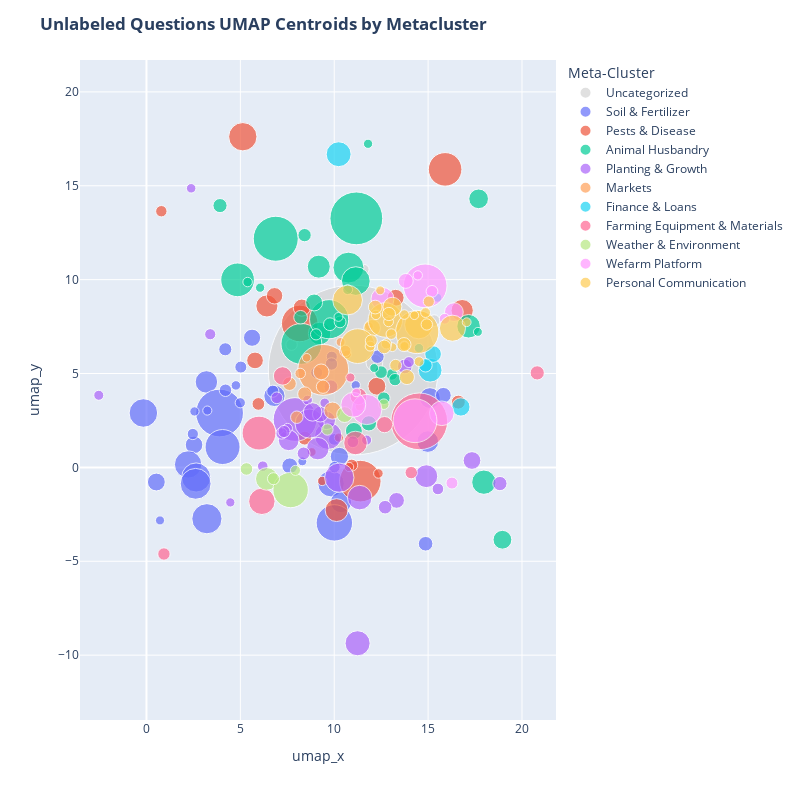

The code cell stored with this chart in its notebook:
### Markdown cell above
## Unlabeled questions
This section explores question trends in the unlabeled questions in English, which consists of 643,148 questions-- about 42% of the total number of unlabeled questions. It is evident that non-English questions are more likely to lack a tag, as English questions represent 50.1% of unique questions overall.

These questions were clustered using minimal text cleaning, sentence embeddings (`all-MiniLM-L6-v2`), 5-dimensional UMAP, and HDBSCAN, with a second pass applied to noise (`-1`) questions and metaclusters created for interpretability.

Below, cluster centroids are plotted by their 2D UMAP coordinates, with point sizes normalized to the number of samples in each cluster and color-coded by metacluster. Clicking a metacluster in the legend will hide the others, allowing closer inspection of a single metacluster. Some clusters (e.g., **Personal Communication**) appear very close together in semantic space. For clusters like **Pests & Disease**, subjective inspection shows the metacluster is fairly cohesive; however, the different types of pests (insects, parasites, and monkeys) are likely well-separated from each other, as well as from bacterial diseases.

### Code cell
plot_umap_centroids(unlabeled_df, title="Unlabeled Questions UMAP Centroids by Metacluster", size_scale=1)

### Figure 1 — Plotly figure (JSON) as saved in the notebook; plotly's stock layout.template omitted (floating-point values rounded to 4 significant figures; data arrays with more than 128 entries replaced by an {"elided": "..."} marker saying what was removed)
{"data": [{"customdata": [[-1, -1, "Uncategorized", 157906], [66, -1, "Uncategorized", 1534], [104, -1, "Uncategorized", 742], [105, -1, "Uncategorized", 516], [127, -1, "Uncategorized", 724], [170, -1, "Uncategorized", 812]], "hovertemplate": "legend_title=Uncategorized<br>umap_x=%{x:.2f}<br>umap_y=%{y:.2f}<br>scaled_size=%{marker.size}<br>cluster=%{customdata[0]}<br>meta_label=%{customdata[1]}<br>meta_label_titles=%{customdata[2]}<br>size=%{customdata[3]}<extra></extra>", "legendgroup": "Uncategorized", "marker": {"color": "lightgray", "size": [157906, 1534, 742, 516, 724, 812], "sizemode": "area", "sizeref": 10.97, "symbol": "circle"}, "mode": "markers", "name": "Uncategorized", "orientation": "v", "selected": {"marker": {"opacity": 1}}, "showlegend": true, "type": "scatter", "unselected": {"marker": {"opacity": 0.15}}, "x": [11.01, 12.14, 15.32, 11.6, 7.727, 8.409], "xaxis": "x", "y": [5.184, 5.577, 7.819, 10.55, 6.537, 7.966], "yaxis": "y"}, {"customdata": {"elided": "39x4 mixed values"}, "hovertemplate": "legend_title=Soil & Fertilizer<br>umap_x=%{x:.2f}<br>umap_y=%{y:.2f}<br>scaled_size=%{marker.size}<br>cluster=%{customdata[0]}<br>meta_label=%{customdata[1]}<br>meta_label_titles=%{customdata[2]}<br>size=%{customdata[3]}<extra></extra>", "legendgroup": "Soil & Fertilizer", "marker": {"color": "#636EFA", "size": [4472, 1744, 1699, 4998, 4116, 4655, 1618, 2770, 12474, 6711, 1842, 3845, 2469, 7273, 2374, 2565, 2471, 1173, 454, 940, 5219, 1382, 694, 494, 577, 854, 457, 475, 473, 717, 785, 660, 750, 1361, 793, 847, 816, 445, 994], "sizemode": "area", "sizeref": 10.97, "symbol": "circle"}, "mode": "markers", "name": "Soil & Fertilizer", "orientation": "v", "selected": {"marker": {"opacity": 1}}, "showlegend": true, "type": "scatter", "unselected": {"marker": {"opacity": 0.15}}, "x": [-0.165, 0.5257, 2.534, 3.218, 2.217, 2.647, 5.624, 3.192, 3.894, 4.051, 10.27, 9.83, 10.36, 10.01, 15.1, 14.98, 6.815, 14.87, 0.7202, 4.197, 2.618, 7.632, 2.469, 4.762, 4.996, 4.207, 3.24, 2.556, 11.14, 10.01, 9.067, 9.872, 10.0, 15.81, 5.025, 9.853, 6.728, 8.3, 12.3], "xaxis": "x", "y": [2.898, -0.7787, 1.199, -2.735, 0.1562, -0.5374, 6.906, 4.552, 2.897, 1.085, 0.5802, -0.8664, -1.849, -2.955, 3.693, 1.376, 3.805, -4.067, -2.824, 6.29, -0.8747, 0.08226, 1.778, 4.368, 3.442, 4.108, 3.027, 2.98, 4.376, 0.01367, 5.046, 5.9, 1.49, 3.84, 5.343, 5.509, 4.059, 0.3215, 5.896], "yaxis": "y"}, {"customdata": [[1, 2, "Pests & Disease", 4401], [7, 2, "Pests & Disease", 2716], [9, 2, "Pests & Disease", 6176], [13, 2, "Pests & Disease", 1561], [34, 2, "Pests & Disease", 2678], [35, 2, "Pests & Disease", 1522], [45, 2, "Pests & Disease", 1757], [46, 2, "Pests & Disease", 7357], [47, 2, "Pests & Disease", 1611], [48, 2, "Pests & Disease", 9467], [85, 2, "Pests & Disease", 712], [99, 2, "Pests & Disease", 888], [107, 2, "Pests & Disease", 421], [131, 2, "Pests & Disease", 503], [133, 2, "Pests & Disease", 1065], [140, 2, "Pests & Disease", 481], [144, 2, "Pests & Disease", 1049], [150, 2, "Pests & Disease", 1490], [165, 2, "Pests & Disease", 458], [166, 2, "Pests & Disease", 2877], [168, 2, "Pests & Disease", 788], [169, 2, "Pests & Disease", 474]], "hovertemplate": "legend_title=Pests & Disease<br>umap_x=%{x:.2f}<br>umap_y=%{y:.2f}<br>scaled_size=%{marker.size}<br>cluster=%{customdata[0]}<br>meta_label=%{customdata[1]}<br>meta_label_titles=%{customdata[2]}<br>size=%{customdata[3]}<extra></extra>", "legendgroup": "Pests & Disease", "marker": {"color": "#EF553B", "size": [4401, 2716, 6176, 1561, 2678, 1522, 1757, 7357, 1611, 9467, 712, 888, 421, 503, 1065, 481, 1049, 1490, 458, 2877, 788, 474], "sizemode": "area", "sizeref": 10.97, "symbol": "circle"}, "mode": "markers", "name": "Pests & Disease", "orientation": "v", "selected": {"marker": {"opacity": 1}}, "showlegend": true, "type": "scatter", "unselected": {"marker": {"opacity": 0.15}}, "x": [5.131, 16.81, 15.91, 13.27, 6.415, 5.781, 12.27, 8.164, 8.273, 11.39, 0.791, 5.961, 8.805, 12.35, 16.61, 9.358, 8.432, 6.823, 10.25, 10.13, 10.93, 10.79], "xaxis": "x", "y": [17.61, 8.351, 15.87, 9.035, 8.599, 5.698, 4.323, 7.667, 8.51, -0.7313, 13.64, 3.38, 0.8207, -0.3216, 3.476, -0.7219, 1.556, 9.139, 1.588, -2.275, 0.1205, 0.02146], "yaxis": "y"}, {"customdata": {"elided": "33x4 mixed values"}, "hovertemplate": "legend_title=Animal Husbandry<br>umap_x=%{x:.2f}<br>umap_y=%{y:.2f}<br>scaled_size=%{marker.size}<br>cluster=%{customdata[0]}<br>meta_label=%{customdata[1]}<br>meta_label_titles=%{customdata[2]}<br>size=%{customdata[3]}<extra></extra>", "legendgroup": "Animal Husbandry", "marker": {"color": "#00CC96", "size": [1936, 6217, 3239, 11107, 2123, 3045, 1567, 15273, 2779, 5245, 2899, 4518, 9156, 8404, 1569, 470, 1096, 438, 495, 972, 467, 900, 877, 1280, 693, 722, 885, 1026, 537, 769, 433, 440, 832], "sizemode": "area", "sizeref": 10.97, "symbol": "circle"}, "mode": "markers", "name": "Animal Husbandry", "orientation": "v", "selected": {"marker": {"opacity": 1}}, "showlegend": true, "type": "scatter", "unselected": {"marker": {"opacity": 0.15}}, "x": [18.96, 4.852, 17.97, 6.885, 17.69, 17.16, 11.05, 11.18, 9.221, 10.76, 9.176, 11.15, 8.251, 9.728, 8.929, 11.8, 3.917, 17.65, 5.387, 8.421, 6.051, 9.77, 12.64, 11.84, 9.033, 13.07, 12.49, 8.206, 10.71, 10.31, 10.23, 12.13, 13.24], "xaxis": "x", "y": [-3.853, 9.989, -0.7874, 12.18, 14.3, 7.517, 1.944, 13.26, 7.129, 10.64, 10.69, 9.924, 6.578, 7.891, 8.784, 17.24, 13.94, 7.219, 9.872, 12.37, 9.571, 7.627, 3.685, 2.346, 7.085, 4.95, 5.074, 7.995, 9.469, 7.752, 8.014, 5.293, 4.674], "yaxis": "y"}, {"customdata": {"elided": "34x4 mixed values"}, "hovertemplate": "legend_title=Planting & Growth<br>umap_x=%{x:.2f}<br>umap_y=%{y:.2f}<br>scaled_size=%{marker.size}<br>cluster=%{customdata[0]}<br>meta_label=%{customdata[1]}<br>meta_label_titles=%{customdata[2]}<br>size=%{customdata[3]}<extra></extra>", "legendgroup": "Planting & Growth", "marker": {"color": "#AB63FA", "size": [3449, 4731, 2862, 1722, 4088, 2778, 3305, 10479, 2350, 1833, 4679, 550, 1119, 740, 496, 684, 1364, 1010, 1176, 753, 905, 525, 470, 616, 561, 524, 757, 1058, 720, 1372, 527, 1860, 808, 655], "sizemode": "area", "sizeref": 10.97, "symbol": "circle"}, "mode": "markers", "name": "Planting & Growth", "orientation": "v", "selected": {"marker": {"opacity": 1}}, "showlegend": true, "type": "scatter", "unselected": {"marker": {"opacity": 0.15}}, "x": [11.24, 10.27, 14.91, 17.34, 9.683, 9.125, 11.36, 7.914, 7.576, 9.581, 8.688, -2.541, 18.82, 15.52, 2.38, 3.395, 13.32, 12.71, 13.76, 10.99, 8.368, 8.578, 4.465, 6.193, 11.72, 7.515, 6.942, 9.821, 7.191, 9.261, 9.496, 8.85, 7.326, 13.98], "xaxis": "x", "y": [-9.367, -0.5473, -0.4682, 0.3678, 1.683, 1.001, -1.609, 2.551, 1.443, 2.502, 2.335, 3.84, -0.8605, -1.148, 14.86, 7.093, -1.758, -2.121, 5.378, 1.363, 0.7447, 3.586, -1.865, 0.06507, 1.457, 2.085, 3.707, 4.294, 1.812, 2.837, 3.432, 2.955, 1.911, 5.61], "yaxis": "y"}, {"customdata": [[74, 5, "Markets", 14195], [122, 5, "Markets", 1014], [132, 5, "Markets", 610], [148, 5, "Markets", 448], [174, 5, "Markets", 1626], [176, 5, "Markets", 972], [184, 5, "Markets", 856], [185, 5, "Markets", 1098], [204, 5, "Markets", 1366], [205, 5, "Markets", 414], [206, 5, "Markets", 423], [207, 5, "Markets", 411], [208, 5, "Markets", 710], [209, 5, "Markets", 448]], "hovertemplate": "legend_title=Markets<br>umap_x=%{x:.2f}<br>umap_y=%{y:.2f}<br>scaled_size=%{marker.size}<br>cluster=%{customdata[0]}<br>meta_label=%{customdata[1]}<br>meta_label_titles=%{customdata[2]}<br>size=%{customdata[3]}<extra></extra>", "legendgroup": "Markets", "marker": {"color": "#FFA15A", "size": [14195, 1014, 610, 448, 1626, 972, 856, 1098, 1366, 414, 423, 411, 710, 448], "sizemode": "area", "sizeref": 10.97, "symbol": "circle"}, "mode": "markers", "name": "Markets", "orientation": "v", "selected": {"marker": {"opacity": 1}}, "showlegend": true, "type": "scatter", "unselected": {"marker": {"opacity": 0.15}}, "x": [9.414, 7.617, 8.187, 11.36, 9.908, 9.4, 8.006, 8.429, 9.304, 8.534, 10.68, 11.85, 10.59, 10.34], "xaxis": "x", "y": [5.196, 4.459, 5.002, 3.251, 3.024, 4.298, 2.673, 3.913, 5.088, 5.838, 6.023, 7.518, 6.205, 6.677], "yaxis": "y"}, {"customdata": [[17, 6, "Finance & Loans", 1835], [18, 6, "Finance & Loans", 3406], [71, 6, "Finance & Loans", 3100], [72, 6, "Finance & Loans", 1513], [163, 6, "Finance & Loans", 436], [167, 6, "Finance & Loans", 497], [186, 6, "Finance & Loans", 985]], "hovertemplate": "legend_title=Finance & Loans<br>umap_x=%{x:.2f}<br>umap_y=%{y:.2f}<br>scaled_size=%{marker.size}<br>cluster=%{customdata[0]}<br>meta_label=%{customdata[1]}<br>meta_label_titles=%{customdata[2]}<br>size=%{customdata[3]}<extra></extra>", "legendgroup": "Finance & Loans", "marker": {"color": "#19D3F3", "size": [1835, 3406, 3100, 1513, 436, 497, 985], "sizemode": "area", "sizeref": 10.97, "symbol": "circle"}, "mode": "markers", "name": "Finance & Loans", "orientation": "v", "selected": {"marker": {"opacity": 1}}, "showlegend": true, "type": "scatter", "unselected": {"marker": {"opacity": 0.15}}, "x": [16.74, 10.23, 15.11, 15.27, 15.5, 14.51, 14.86], "xaxis": "x", "y": [3.22, 16.68, 5.177, 6.037, 9.035, 6.35, 5.435], "yaxis": "y"}, {"customdata": [[25, 7, "Farming Equipment & Materials", 1524], [28, 7, "Farming Equipment & Materials", 3047], [31, 7, "Farming Equipment & Materials", 3834], [42, 7, "Farming Equipment & Materials", 1867], [68, 7, "Farming Equipment & Materials", 17679], [76, 7, "Farming Equipment & Materials", 6287], [86, 7, "Farming Equipment & Materials", 1110], [93, 7, "Farming Equipment & Materials", 845], [100, 7, "Farming Equipment & Materials", 839], [112, 7, "Farming Equipment & Materials", 1449], [129, 7, "Farming Equipment & Materials", 464]], "hovertemplate": "legend_title=Farming Equipment & Materials<br>umap_x=%{x:.2f}<br>umap_y=%{y:.2f}<br>scaled_size=%{marker.size}<br>cluster=%{customdata[0]}<br>meta_label=%{customdata[1]}<br>meta_label_titles=%{customdata[2]}<br>size=%{customdata[3]}<extra></extra>", "legendgroup": "Farming Equipment & Materials", "marker": {"color": "#FF6692", "size": [1524, 3047, 3834, 1867, 17679, 6287, 1110, 845, 839, 1449, 464], "sizemode": "area", "sizeref": 10.97, "symbol": "circle"}, "mode": "markers", "name": "Farming Equipment & Materials", "orientation": "v", "selected": {"marker": {"opacity": 1}}, "showlegend": true, "type": "scatter", "unselected": {"marker": {"opacity": 0.15}}, "x": [11.29, 11.13, 6.146, 7.249, 14.53, 5.995, 20.81, 0.9301, 14.1, 12.68, 10.86], "xaxis": "x", "y": [3.784, 1.299, -1.808, 4.872, 2.453, 1.827, 5.034, -4.613, -0.2773, 2.278, 4.787], "yaxis": "y"}, {"customdata": [[30, 8, "Weather & Environment", 2808], [51, 8, "Weather & Environment", 6884], [97, 8, "Weather & Environment", 868], [109, 8, "Weather & Environment", 713], [128, 8, "Weather & Environment", 1376], [138, 8, "Weather & Environment", 797], [180, 8, "Weather & Environment", 555], [192, 8, "Weather & Environment", 614]], "hovertemplate": "legend_title=Weather & Environment<br>umap_x=%{x:.2f}<br>umap_y=%{y:.2f}<br>scaled_size=%{marker.size}<br>cluster=%{customdata[0]}<br>meta_label=%{customdata[1]}<br>meta_label_titles=%{customdata[2]}<br>size=%{customdata[3]}<extra></extra>", "legendgroup": "Weather & Environment", "marker": {"color": "#B6E880", "size": [2808, 6884, 868, 713, 1376, 797, 555, 614], "sizemode": "area", "sizeref": 10.97, "symbol": "circle"}, "mode": "markers", "name": "Weather & Environment", "orientation": "v", "selected": {"marker": {"opacity": 1}}, "showlegend": true, "type": "scatter", "unselected": {"marker": {"opacity": 0.15}}, "x": [6.41, 7.677, 5.325, 9.637, 10.55, 6.764, 7.935, 12.64], "xaxis": "x", "y": [-0.6128, -1.203, -0.08323, 2.019, 2.813, -0.6011, -0.157, 3.366], "yaxis": "y"}, {"customdata": [[37, 9, "Wefarm Platform", 1933], [61, 9, "Wefarm Platform", 5052], [62, 9, "Wefarm Platform", 3398], [67, 9, "Wefarm Platform", 3329], [77, 9, "Wefarm Platform", 10469], [80, 9, "Wefarm Platform", 2908], [89, 9, "Wefarm Platform", 790], [139, 9, "Wefarm Platform", 632], [145, 9, "Wefarm Platform", 421], [187, 9, "Wefarm Platform", 10516], [196, 9, "Wefarm Platform", 1220], [198, 9, "Wefarm Platform", 765], [199, 9, "Wefarm Platform", 473]], "hovertemplate": "legend_title=Wefarm Platform<br>umap_x=%{x:.2f}<br>umap_y=%{y:.2f}<br>scaled_size=%{marker.size}<br>cluster=%{customdata[0]}<br>meta_label=%{customdata[1]}<br>meta_label_titles=%{customdata[2]}<br>size=%{customdata[3]}<extra></extra>", "legendgroup": "Wefarm Platform", "marker": {"color": "#FF97FF", "size": [1933, 5052, 3398, 3329, 10469, 2908, 790, 632, 421, 10516, 1220, 765, 473], "sizemode": "area", "sizeref": 10.97, "symbol": "circle"}, "mode": "markers", "name": "Wefarm Platform", "orientation": "v", "selected": {"marker": {"opacity": 1}}, "showlegend": true, "type": "scatter", "unselected": {"marker": {"opacity": 0.15}}, "x": [16.37, 11.73, 11.01, 15.73, 14.84, 12.57, 16.27, 15.88, 11.17, 14.3, 13.81, 15.21, 14.45], "xaxis": "x", "y": [8.27, 3.085, 3.335, 2.882, 9.67, 8.972, -0.8354, 7.917, 3.995, 2.485, 9.933, 9.375, 10.23], "yaxis": "y"}, {"customdata": [[36, 10, "Personal Communication", 4860], [38, 10, "Personal Communication", 3749], [63, 10, "Personal Communication", 1536], [64, 10, "Personal Communication", 4410], [70, 10, "Personal Communication", 6530], [73, 10, "Personal Communication", 10253], [78, 10, "Personal Communication", 1973], [79, 10, "Personal Communication", 6616], [125, 10, "Personal Communication", 1248], [135, 10, "Personal Communication", 431], [136, 10, "Personal Communication", 438], [152, 10, "Personal Communication", 484], [157, 10, "Personal Communication", 523], [158, 10, "Personal Communication", 777], [160, 10, "Personal Communication", 506], [161, 10, "Personal Communication", 427], [189, 10, "Personal Communication", 550], [190, 10, "Personal Communication", 593], [193, 10, "Personal Communication", 408], [194, 10, "Personal Communication", 532], [195, 10, "Personal Communication", 707], [197, 10, "Personal Communication", 689], [200, 10, "Personal Communication", 489], [201, 10, "Personal Communication", 529], [202, 10, "Personal Communication", 472], [211, 10, "Personal Communication", 621], [212, 10, "Personal Communication", 959], [213, 10, "Personal Communication", 1035], [214, 10, "Personal Communication", 1091], [215, 10, "Personal Communication", 1022], [216, 10, "Personal Communication", 784]], "hovertemplate": "legend_title=Personal Communication<br>umap_x=%{x:.2f}<br>umap_y=%{y:.2f}<br>scaled_size=%{marker.size}<br>cluster=%{customdata[0]}<br>meta_label=%{customdata[1]}<br>meta_label_titles=%{customdata[2]}<br>size=%{customdata[3]}<extra></extra>", "legendgroup": "Personal Communication", "marker": {"color": "#FECB52", "size": [4860, 3749, 1536, 4410, 6530, 10253, 1973, 6616, 1248, 431, 438, 484, 523, 777, 506, 427, 550, 593, 408, 532, 707, 689, 489, 529, 472, 621, 959, 1035, 1091, 1022, 784], "sizemode": "area", "sizeref": 10.97, "symbol": "circle"}, "mode": "markers", "name": "Personal Communication", "orientation": "v", "selected": {"marker": {"opacity": 1}}, "showlegend": true, "type": "scatter", "unselected": {"marker": {"opacity": 0.15}}, "x": [10.71, 16.3, 12.02, 14.5, 12.72, 14.42, 13.1, 11.25, 13.87, 17.05, 12.45, 13.73, 14.52, 13.27, 13.73, 13.1, 11.91, 12.78, 14.27, 14.86, 14.93, 15.04, 12.22, 12.89, 13.74, 13.04, 12.91, 12.18, 13.71, 12.66, 11.98], "xaxis": "x", "y": [8.912, 7.414, 7.428, 7.601, 7.85, 7.211, 8.558, 6.46, 4.812, 7.732, 9.429, 6.484, 5.635, 5.438, 8.141, 6.404, 6.462, 6.581, 8.104, 8.247, 7.613, 8.836, 8.122, 7.755, 6.452, 7.1, 8.17, 8.539, 6.54, 6.418, 6.744], "yaxis": "y"}], "layout": {"height": 800, "legend": {"itemclick": "toggleothers", "itemdoubleclick": "toggle", "itemsizing": "constant", "title": {"text": "Meta-Cluster"}, "tracegroupgap": 0, "traceorder": "normal", "x": 1.02, "xanchor": "left", "y": 1, "yanchor": "top"}, "margin": {"t": 60}, "title": {"text": "<b>Unlabeled Questions UMAP Centroids by Metacluster</b>"}, "width": 800, "xaxis": {"anchor": "y", "domain": [0, 1], "range": [-3.541, 21.81], "scaleanchor": "y", "scaleratio": 1, "title": {"text": "umap_x"}}, "yaxis": {"anchor": "x", "domain": [0, 1], "range": [-10.37, 18.61], "scaleanchor": "x", "scaleratio": 1, "title": {"text": "umap_y"}}}}
